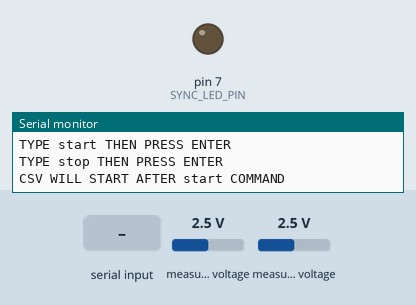
This sketch was run on a simulated Arduino Uno, built with avr-gcc and run on an emulated ATmega328P. On the bench: output pins drawn as LEDs (lit = HIGH), the last lines printed to the serial monitor. The inputs (shaded band) are chosen by the test bench; at power-on: measured voltage 2.5 V.

Above: at 2.2 s.
2.3 s: "s\n" received over Serial
At 2.7 s:
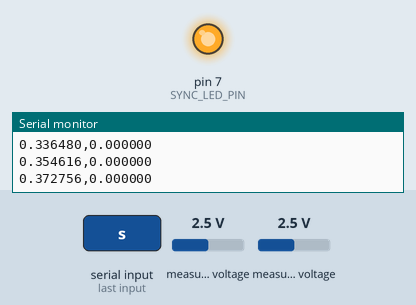
4.3 s: "x\n" received over Serial
Timing chart, 0 to 7.3 s (numbered marks = the images above; inputs shaded):
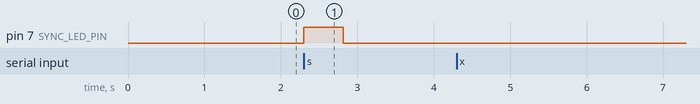

Measured:
- after the input at 2.3 s, pin 7 (SYNC_LED_PIN): LOW → HIGH at once, → LOW 0.52 s later

The sketch:

faraday_logger.ino
```cpp
// (licence header left out)
#include <Wire.h>
#include <Adafruit_ADS1X15.h>

Adafruit_ADS1115 ads;

// =========================
// Pin settings
// =========================
const int SYNC_LED_PIN = 7;

// =========================
// Sampling settings
// =========================
const unsigned long SAMPLE_INTERVAL_US = 10000;   // 100 Hz
const unsigned long LED_DURATION_US = 500000;     // 0.5 s

// =========================
// Runtime variables
// =========================
unsigned long startTime_us = 0;
unsigned long lastSampleTime_us = 0;
unsigned long ledOnTime_us = 0;

bool measuring = false;
bool ledOn = false;
bool headerPrinted = false;

void setup() {
  Serial.begin(115200);
  delay(1000);

  pinMode(SYNC_LED_PIN, OUTPUT);
  digitalWrite(SYNC_LED_PIN, LOW);

  Wire.begin();

  if (!ads.begin(0x48)) {
    Serial.println("ERROR,ADS1115_NOT_FOUND");

    // ADS1115 not answering: blink the LED fast, forever
    while (1) {
      digitalWrite(SYNC_LED_PIN, HIGH);
      delay(100);
      digitalWrite(SYNC_LED_PIN, LOW);
      delay(100);
    }
  }

  // +-1.024 V full scale, about 0.03125 mV per bit
  ads.setGain(GAIN_FOUR);

  // Internal conversion rate of the ADS1115
  ads.setDataRate(RATE_ADS1115_860SPS);

  Serial.println("READY");
  Serial.println("TYPE start THEN PRESS ENTER");
  Serial.println("TYPE stop THEN PRESS ENTER");
  Serial.println("CSV WILL START AFTER start COMMAND");
}

void startMeasurement() {
  measuring = true;
  ledOn = true;
  headerPrinted = false;

  startTime_us = micros();
  lastSampleTime_us = startTime_us;
  ledOnTime_us = startTime_us;

  // Sync marker on: this instant is t = 0
  digitalWrite(SYNC_LED_PIN, HIGH);

  // CSV header
  Serial.println("time_s,voltage_mV");
  headerPrinted = true;
}

void stopMeasurement() {
  measuring = false;
  ledOn = false;

  digitalWrite(SYNC_LED_PIN, LOW);

  Serial.println("STOPPED");
  Serial.println("TYPE start THEN PRESS ENTER TO START AGAIN");
}

void readCommand() {
  if (Serial.available() <= 0) {
    return;
  }

  String cmd = Serial.readStringUntil('\n');
  cmd.trim();

  if (cmd.length() == 0) {
    return;
  }

  if (cmd == "s" || cmd == "S" || cmd == "start" || cmd == "START") {
    if (!measuring) {
      startMeasurement();
    }
    return;
  }

  if (cmd == "x" || cmd == "X" || cmd == "stop" || cmd == "STOP") {
    if (measuring) {
      stopMeasurement();
    }
    return;
  }

  Serial.print("UNKNOWN_COMMAND,");
  Serial.println(cmd);
}

void loop() {
  // =========================
  // Check serial command
  // =========================
  readCommand();

  // Print nothing until a measurement has been started
  if (!measuring) {
    return;
  }

  unsigned long now_us = micros();

  // =========================
  // LED OFF after sync duration
  // =========================
  if (ledOn && now_us - ledOnTime_us >= LED_DURATION_US) {
    digitalWrite(SYNC_LED_PIN, LOW);
    ledOn = false;
  }

  // =========================
  // ADC sampling
  // =========================
  if (now_us - lastSampleTime_us >= SAMPLE_INTERVAL_US) {
    lastSampleTime_us += SAMPLE_INTERVAL_US;

    int16_t adcValue = ads.readADC_Differential_0_1();

    float voltage_V = ads.computeVolts(adcValue);
    float voltage_mV = voltage_V * 1000.0;

    float time_s = (now_us - startTime_us) / 1000000.0;

    Serial.print(time_s, 6);
    Serial.print(",");
    Serial.println(voltage_mV, 6);
  }
}
```
